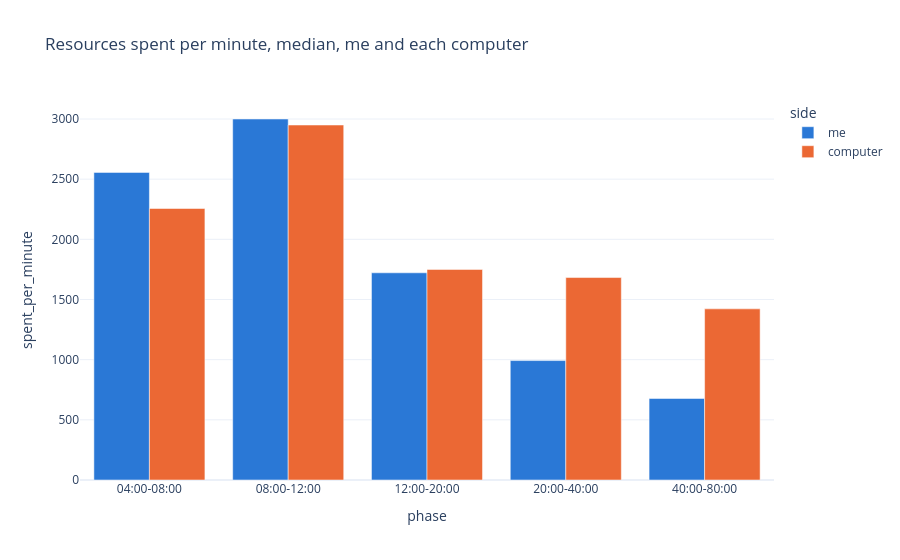

This figure's notebook cell:
### Markdown cell above
### How much the computers cheat

Measured, not assumed, per phase of the games that lasted until the end of the phase, each
player apart:

- **spent per minute**: the minerals and vespene of everything the player has alive or lost
  (army, economy, technology), from the start to the end of the phase, per minute. It counts the
  resources the computers get without mining them.
- **collection rate per worker**: the income the game reports, divided by the active workers.

The multiplier is the median of a computer divided by the median of the main player, both
computers together are twice that. The resources a computer keeps unspent are not counted.

### Code cell
SPENT = [f"{resource}_{kind}_{category}" for resource in ["minerals", "vespene"] for kind in ["used_current", "lost"]
         for category in ["army", "economy", "technology"]]
PHASES = [(4, 8), (8, 12), (12, 20), (20, 40), (40, 80)]
bounds = sorted({minute for phase in PHASES for minute in phase})
samples = (
    s2.scan(IPC_DIR, "stats")
    .filter(pl.col("ext_fs_id").is_in(game_ids))
    .with_columns(s2.game_seconds())
    .with_columns((pl.col("game_seconds") // 60).cast(pl.Int32).alias("minute"))
    .filter(pl.col("minute").is_in(bounds))
    .join(participants.select("ext_fs_id", "me"), on="ext_fs_id")
    .with_columns(pl.when(pl.col("player_id") == pl.col("me")).then(pl.lit("me")).otherwise(pl.lit("computer")).alias("side"),
                  pl.sum_horizontal(SPENT).alias("spent"),
                  (pl.col("minerals_collection_rate") + pl.col("vespene_collection_rate")).alias("rate"))
    .group_by("ext_fs_id", "player_id", "side", "minute")
    .agg(pl.col("spent", "rate", "workers_active_count").sort_by("game_seconds").first())
    .collect()
)
phases = pl.concat([
    samples.filter(pl.col("minute") == start).join(
        samples.filter(pl.col("minute") == end), on=["ext_fs_id", "player_id", "side"], suffix="_end"
    ).select(
        pl.lit(f"{start:02}:00-{end:02}:00").alias("phase"), "side",
        ((pl.col("spent_end") - pl.col("spent")) / (end - start)).alias("spent_per_minute"),
        (((pl.col("rate") + pl.col("rate_end")) / 2) / ((pl.col("workers_active_count") + pl.col("workers_active_count_end")) / 2).clip(lower_bound=1))
        .alias("rate_per_worker"),
        ((pl.col("workers_active_count") + pl.col("workers_active_count_end")) / 2).alias("workers"),
    )
    for start, end in PHASES
])
cheat = (
    phases.lazy()
    .group_by("phase", "side")
    .agg(pl.len().alias("players"), pl.col("spent_per_minute", "rate_per_worker", "workers").median())
    .collect()
    .pivot(on="side", index="phase", values=["players", "spent_per_minute", "rate_per_worker", "workers"])
    .with_columns(
        (pl.col("spent_per_minute_computer") / pl.col("spent_per_minute_me")).round(2).alias("spent_multiplier"),
        (pl.col("rate_per_worker_computer") / pl.col("rate_per_worker_me")).round(2).alias("rate_per_worker_multiplier"),
    )
    .sort("phase")
)
fig = px.bar(phases.group_by("phase", "side").agg(pl.col("spent_per_minute").median()).sort("phase"), x="phase",
             y="spent_per_minute", color="side", barmode="group", template=TEMPLATE, color_discrete_sequence=SERIES_COLORS,
             title="Resources spent per minute, median, me and each computer")
fig.show()
cheat.with_columns(pl.col(pl.Float64).round(1))

### Figure 1 — Plotly figure (JSON) as saved in the notebook; plotly's stock layout.template omitted (floating-point values rounded to 4 significant figures)
{"data": [{"alignmentgroup": "True", "hovertemplate": "side=me<br>phase=%{x}<br>spent_per_minute=%{y}<extra></extra>", "legendgroup": "me", "marker": {"color": "#2a78d6", "pattern": {"shape": ""}}, "name": "me", "offsetgroup": "me", "orientation": "v", "showlegend": true, "textposition": "auto", "type": "bar", "x": ["04:00-08:00", "08:00-12:00", "12:00-20:00", "20:00-40:00", "40:00-80:00"], "xaxis": "x", "y": [2556.0, 3000.0, 1722.0, 992.5, 677.5], "yaxis": "y"}, {"alignmentgroup": "True", "hovertemplate": "side=computer<br>phase=%{x}<br>spent_per_minute=%{y}<extra></extra>", "legendgroup": "computer", "marker": {"color": "#eb6834", "pattern": {"shape": ""}}, "name": "computer", "offsetgroup": "computer", "orientation": "v", "showlegend": true, "textposition": "auto", "type": "bar", "x": ["04:00-08:00", "08:00-12:00", "12:00-20:00", "20:00-40:00", "40:00-80:00"], "xaxis": "x", "y": [2256.0, 2950.0, 1750.0, 1682.0, 1422.0], "yaxis": "y"}], "layout": {"barmode": "group", "legend": {"title": {"text": "side"}, "tracegroupgap": 0}, "title": {"text": "Resources spent per minute, median, me and each computer"}, "xaxis": {"anchor": "y", "domain": [0.0, 1.0], "title": {"text": "phase"}}, "yaxis": {"anchor": "x", "domain": [0.0, 1.0], "title": {"text": "spent_per_minute"}}}}
